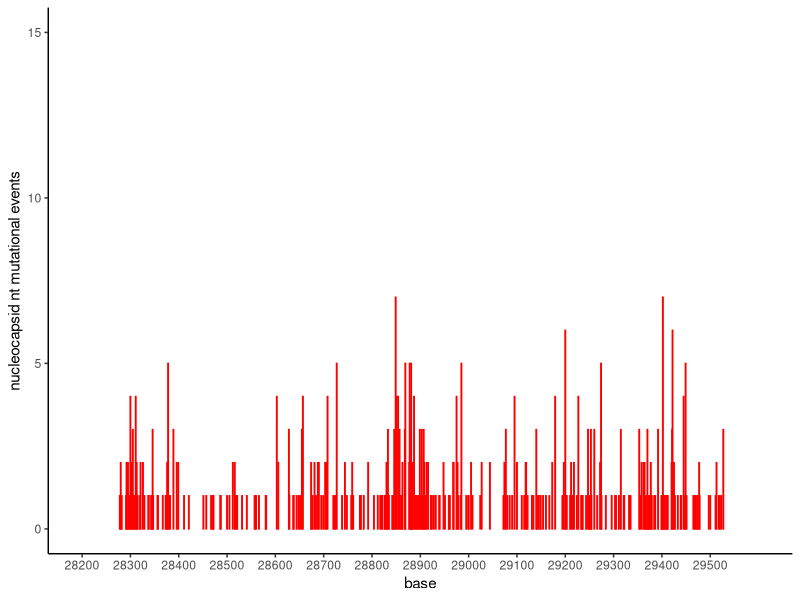

Here is the R script that generated this plot:
#Load libraries
library(ggplot2)
library(ggpubr)
library(dplyr)
#Set working directory
setwd("/Users/sheph085/Documents/postdoc_projects/ncov/diversity_panel_data")

####AA entropy####
#Load spike aa entropy data
spike_aa_ent <- read.csv("spike_aa_entropy.tsv", sep = "\t", header = TRUE)

#Load nucleocapsid aa entropy data, drop the ORF9b-related data
n_aa_ent <- read.csv("n_aa_entropy.tsv", sep = "\t", header = TRUE) %>%
  subset(., gene != "ORF9b") %>%
  droplevels()

s_ent_plot <- ggplot(spike_aa_ent, aes(x = position, y = entropy)) +
  geom_bar(stat = "identity", fill = "blue", color = "blue") +
  scale_y_continuous(limits = c(0,0.7), name = "spike entropy")+
  scale_x_continuous(limits = c(0,1274), breaks = seq(0, 1300, 100)) +
  theme(panel.grid = element_blank(),
        panel.background = element_blank(),
        axis.line = element_line(colour = "black"))

n_ent_plot <- ggplot(n_aa_ent, aes(x = position, y = entropy)) +
  geom_bar(stat = "identity", fill = "red", color = "red", size = 0.05) +
  scale_y_continuous(limits = c(0,0.7), name = "nucleocapsid entropy") +
  scale_x_continuous(limits = c(0,420), breaks = seq(0, 450, 100)) +
  theme(panel.grid = element_blank(),
        panel.background = element_blank(),
        axis.line = element_line(colour = "black"))

ggarrange(s_ent_plot, n_ent_plot, #Arrange 2 plots
          labels = c("A", "B"),
          ncol = 1, nrow = 2) %>%
  annotate_figure(., top = text_grob("Amino acid entropy")) %>% #Add title
  ggexport(filename = "sarscov2_aa_entropy.pdf") #export to pdf

####Nucleotide entropy####
#Load spike nt entropy data
spike_nt_ent <- read.csv("spike_nt_entropy.tsv", sep = "\t", header = TRUE)
#Load nucleocapsid aa entropy data, drop the ORF9b-related data
n_nt_ent <- read.csv("n_nt_entropy.tsv", sep = "\t", header = TRUE)

s_ent_plot <- ggplot(spike_nt_ent, aes(x = base, y = entropy)) +
  geom_bar(stat = "identity", fill = "blue", color = "blue") +
  scale_y_continuous(limits = c(0,0.8), name = "spike entropy")+
  scale_x_continuous(limits = c(21500,25500), breaks = seq(21500,25500, 500)) +
  theme(panel.grid = element_blank(),
        panel.background = element_blank(),
        axis.line = element_line(colour = "black"))

n_ent_plot <- ggplot(n_nt_ent, aes(x = base, y = entropy)) +
  geom_bar(stat = "identity", fill = "red", color = "red") +
  scale_y_continuous(limits = c(0,0.8), name = "nucleocapsid entropy") +
  scale_x_continuous(limits = c(28200, 29600), breaks = seq(28200, 29500, 100)) +
  theme(panel.grid = element_blank(),
        panel.background = element_blank(),
        axis.line = element_line(colour = "black"))


ggarrange(s_ent_plot, n_ent_plot, #Arrange 2 plots
                    labels = c("A", "B"),
                    ncol = 1, nrow = 2) %>%
  annotate_figure(., top = text_grob("Nucleotide entropy")) %>%
  ggexport(filename = "sarscov2_nt_entropy.pdf") #export to pdf


####AA events####
#Load spike aa event data
spike_aa_evnt <- read.csv("spike_aa_events.tsv", sep = "\t", header = TRUE)
#Load nucleocapsid aa entropy data, drop the ORF9b-related data
n_aa_evnt <- read.csv("n_aa_events.tsv", sep = "\t", header = TRUE) %>%
  subset(., gene != "ORF9b") %>%
  droplevels()

s_evnt_plot <- ggplot(spike_aa_evnt, aes(x = position, y = events)) +
  geom_bar(stat = "identity", fill = "blue", color = "blue") +
  scale_y_continuous(limits = c(0,20), name = "# spike aa mutations")+
  scale_x_continuous(limits = c(0,1274), breaks = seq(0, 1300, 100)) +
  theme(panel.grid = element_blank(),
        panel.background = element_blank(),
        axis.line = element_line(colour = "black"))

n_evnt_plot <- ggplot(n_aa_evnt, aes(x = position, y = events)) +
  geom_bar(stat = "identity", fill = "red", color = "red") +
  scale_y_continuous(limits = c(0,20), name = "# nucleocapsid aa mutations") +
  scale_x_continuous(limits = c(0,420), breaks = seq(0, 450, 100)) +
  theme(panel.grid = element_blank(),
        panel.background = element_blank(),
        axis.line = element_line(colour = "black"))


ggarrange(s_evnt_plot, n_evnt_plot, #Arrange 2 plots
                    labels = c("A", "B"),
                    ncol = 1, nrow = 2) %>%
  annotate_figure(., top = text_grob("AA mutational events")) %>%
  ggexport(filename = "sarscov2_aa_events.pdf") #export to pdf


####NT events####
#Load spike nt event data
spike_nt_evnt <- read.csv("spike_nt_events.tsv", sep = "\t", header = TRUE)
#Load nucleocapsid aa entropy data, drop the ORF9b-related data
n_nt_evnt <- read.csv("n_nt_events.tsv", sep = "\t", header = TRUE)

s_evnt_plot <- ggplot(spike_nt_evnt, aes(x = base, y = events)) +
  geom_bar(stat = "identity", fill = "blue", color = "blue") +
  scale_y_continuous(limits = c(0,15), name = "spike nt mutational events")+
  scale_x_continuous(limits = c(21500,25500), breaks = seq(21500,25500, 500)) +
  theme(panel.grid = element_blank(),
        panel.background = element_blank(),
        axis.line = element_line(colour = "black"))

n_evnt_plot <- ggplot(n_nt_evnt, aes(x = base, y = events)) +
  geom_bar(stat = "identity", fill = "red", color = "red") +
  scale_y_continuous(limits = c(0,15), name = "nucleocapsid nt mutational events") +
  scale_x_continuous(limits = c(28200, 29600), breaks = seq(28200, 29500, 100)) +
  theme(panel.grid = element_blank(),
        panel.background = element_blank(),
        axis.line = element_line(colour = "black"))
n_evnt_plot


ggarrange(s_evnt_plot, n_evnt_plot, #Arrange 2 plots
                    labels = c("A", "B"),
                    ncol = 1, nrow = 2) %>%
  annotate_figure(., top = text_grob("Nucleotide mutational events")) %>%
  ggexport(filename = "sarscov2_nt_events.pdf") #export to pdf
